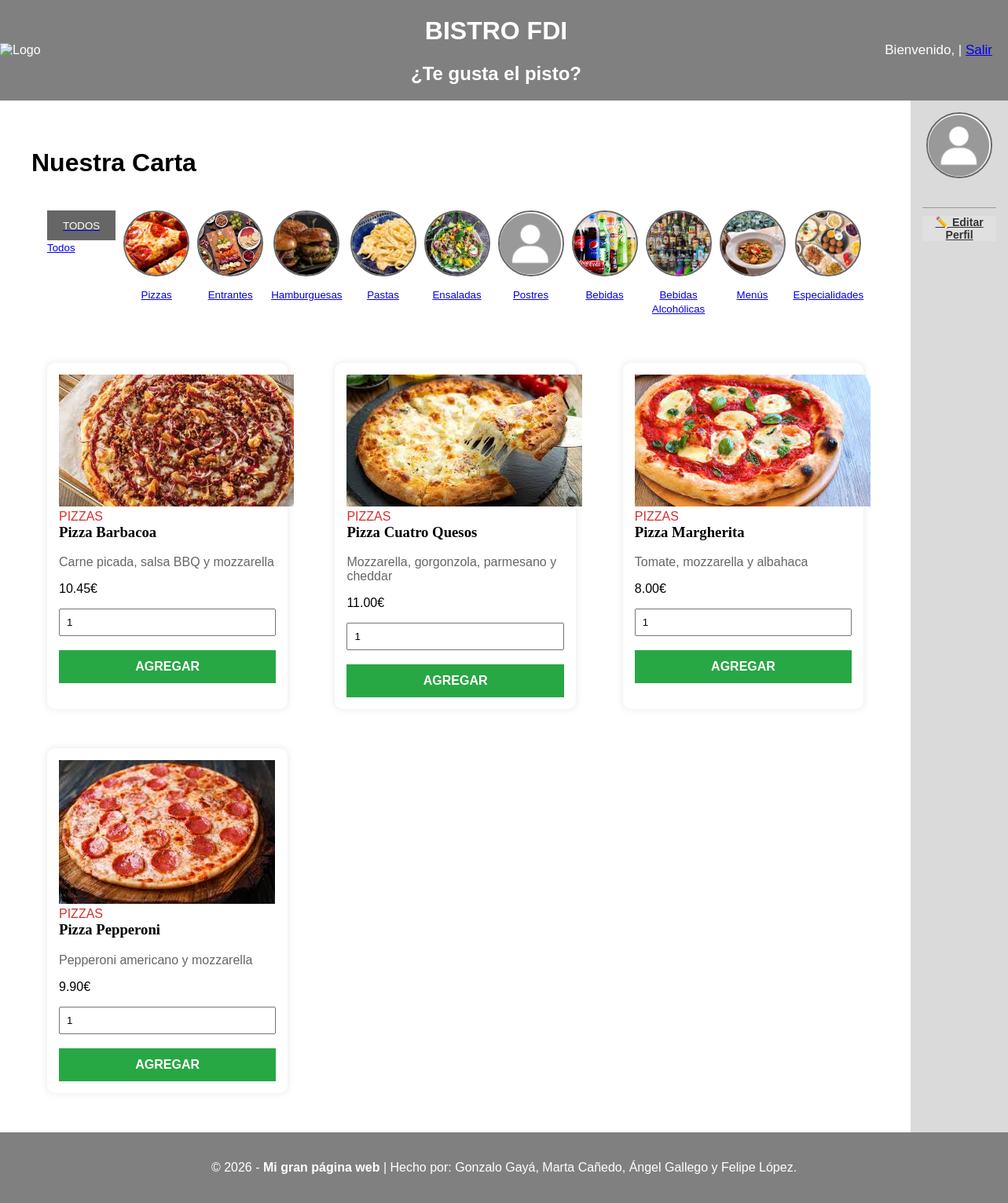
The page /includes/carta.php?cat=1 (signed in) on the database its author committed.
### tables this page shows
CREATE TABLE Categorias (
    id INT AUTO_INCREMENT PRIMARY KEY,
    nombre VARCHAR(100) NOT NULL,
    descripcion TEXT,
    imagen_url VARCHAR(255) DEFAULT 'categorias/default.jpg'
);

CREATE TABLE Productos (
    id INT AUTO_INCREMENT PRIMARY KEY,
    id_categoria INT NOT NULL,
    nombre VARCHAR(100) NOT NULL,
    descripcion TEXT,
    imagen_url VARCHAR(255) DEFAULT 'productos/default.jpg',
    precio_base DECIMAL(10,2) NOT NULL,
    iva ENUM('4', '10', '21') NOT NULL,
    disponible BOOLEAN DEFAULT TRUE,
    ofertado BOOLEAN DEFAULT TRUE,  
    FOREIGN KEY (id_categoria) REFERENCES Categorias(id)
);

### includes/carta.php (the view, shortened to what this page needs)
<?php
$app = Aplicacion::getInstance();
$app->init();
$conn = $app->conexionBd();
$idCatFiltrada = isset($_GET['cat']) ? intval($_GET['cat']) : null;
$res_cats = $conn->query("SELECT * FROM Categorias");
$query = "SELECT p.*, c.nombre AS nombre_cat
          FROM Productos p
          JOIN Categorias c ON p.id_categoria = c.id
          WHERE p.disponible = 1 AND p.ofertado = 1";
if ($idCatFiltrada) {
    $query .= " AND p.id_categoria = $idCatFiltrada";
}
$query .= " ORDER BY c.nombre, p.nombre";
$result = $conn->query($query);
include __DIR__ . '/vistas/comun/cabecera.php';
?>
<div class="contenedor-principal">
    <main class="contenido-central">
        <h1>Nuestra Carta</h1>
        <div class="contenedor-columnas">
            <a href="carta.php" >
                <div class="btn-gris">
                    <small>TODOS</small>
                </div>
                <small>Todos</small>
            </a>
            <?php while($cat = $res_cats->fetch_assoc()): ?>
                <a href="?cat=<?= $cat['id'] ?>" class="texto-centrado">
                    <img src="<?= RUTA_APP ?>/img/<?= ($cat['imagen_url'] ?? 'defecto.png') ?>"
                         class="avatar-usuario"
                         onerror="this.src='<?= RUTA_APP ?>/img/defecto.png'">
                    <br><small><?= htmlspecialchars($cat['nombre']) ?></small>
                </a>
            <?php endwhile; ?>
        </div>
        <?php if ($result && $result->num_rows > 0): ?>
            <div class="cuadricula-pedidos">
                <?php while ($prod = $result->fetch_assoc()): ?>
                    <div class="tarjeta tarjeta-formulario">
                        <img src="<?= RUTA_APP ?>/img/<?= ($prod['imagen_url'] ?? 'defecto.png') ?>"
                             onerror="this.src='<?= RUTA_APP ?>/img/defecto.png'">
                        <div>
                            <span class="texto-rojo" >
                                <?= strtoupper($prod['nombre_cat']) ?>
                            </span>
                            <h3 class="titulo-serif">
                                <?= htmlspecialchars($prod['nombre']) ?>
                            </h3>
                            <p class="texto-ayuda">
                                <?= htmlspecialchars($prod['descripcion']) ?>
                            </p>
                            <p>
                                <?= number_format($prod['precio_base'] * (1 + $prod['iva']/100), 2) ?>€
                            </p>
                            <form action="procesarCarrito.php" method="POST">
                                <div>
                                    <input type="number" name="cantidad" value="1" min="1" class="input-formulario">
                                    <br><br>
                                    <button type="submit" class="btn-listo">
                                        AGREGAR
                                    </button>
                                </div>
                            </form>
                        </div>
                    </div>
                <?php endwhile; ?>
            </div>
        <?php else: ?>
            <div class="cocina-vacia">
                <p>No hay productos en esta categoría.</p>
            </div>
        <?php endif; ?>
    </main>
    <?php include __DIR__ . '/vistas/comun/sideBarDer.php'; ?>
</div>
<?php include __DIR__ . '/vistas/comun/pie.php'; ?>

### CSS/estilos.css (style rules this page uses)
body { font-family: sans-serif; margin: 0; }
.contenedor-principal { display: flex; background-color: #e0e0e0; min-height: 85vh; }
.contenido-central { flex-grow: 1; background-color: white; padding: 40px; }
.avatar-usuario { width: 80px; height: 80px; border-radius: 50%; object-fit: cover; border: 2px solid #666; margin-bottom: 10px; }
.tarjeta-formulario { margin: 20px; border-radius: 10px; box-shadow: 0 0 10px rgba(0,0,0,0.1); }
.input-formulario { width: 100%; padding: 8px; box-sizing: border-box; }
.texto-ayuda { color: #666; }
.contenedor-columnas { display: flex; gap: 10px; padding: 20px; background-color: #ffffff; flex-grow: 1; overflow-x: auto; }
.tarjeta { background: white; padding: 15px; margin-bottom: 10px; }
.cuadricula-pedidos { display: grid; grid-template-columns: repeat(auto-fill, minmax(280px, 1fr)); gap: 20px; margin-top: 20px; }
.btn-listo { width: 100%; background: #28a745; color: white; border: none; padding: 12px; font-size: 1rem; font-weight: bold; cursor: pointer; }
.btn-gris { background: #666; color: white; padding: 10px 20px; text-decoration: none; }
.texto-rojo { color: #d32f2f; }
.texto-centrado { text-align: center; }
.titulo-serif { font-family: serif; font-size: 20; margin-top: 0; }

### rows shown on the page
categorias: imagen_url (picture), nombre "Pizzas"
categorias: imagen_url (picture), nombre "Entrantes"
categorias: imagen_url (picture), nombre "Hamburguesas"
categorias: imagen_url (picture), nombre "Pastas"
categorias: imagen_url (picture), nombre "Ensaladas"
categorias: shows a picture, nombre "Postres"
categorias: imagen_url (picture), nombre "Bebidas"
categorias: imagen_url (picture), nombre "Bebidas Alcohólicas"
categorias: imagen_url (picture), nombre "Menús"
categorias: imagen_url (picture), nombre "Especialidades"
productos: imagen_url (picture), id_categoria.nombre "PIZZAS", nombre "Pizza Barbacoa", descripcion "Carne picada, salsa BBQ y mozzarella", $prod['precio_base'] * (1 + $prod['iva']/100) "10.45"
productos: imagen_url (picture), id_categoria.nombre "PIZZAS", nombre "Pizza Cuatro Quesos", descripcion "Mozzarella, gorgonzola, parmesano y cheddar", $prod['precio_base'] * (1 + $prod['iva']/100) "11.00"
productos: imagen_url (picture), id_categoria.nombre "PIZZAS", nombre "Pizza Margherita", descripcion "Tomate, mozzarella y albahaca", $prod['precio_base'] * (1 + $prod['iva']/100) "8.00"
productos: imagen_url (picture), id_categoria.nombre "PIZZAS", nombre "Pizza Pepperoni", descripcion "Pepperoni americano y mozzarella", $prod['precio_base'] * (1 + $prod['iva']/100) "9.90"
